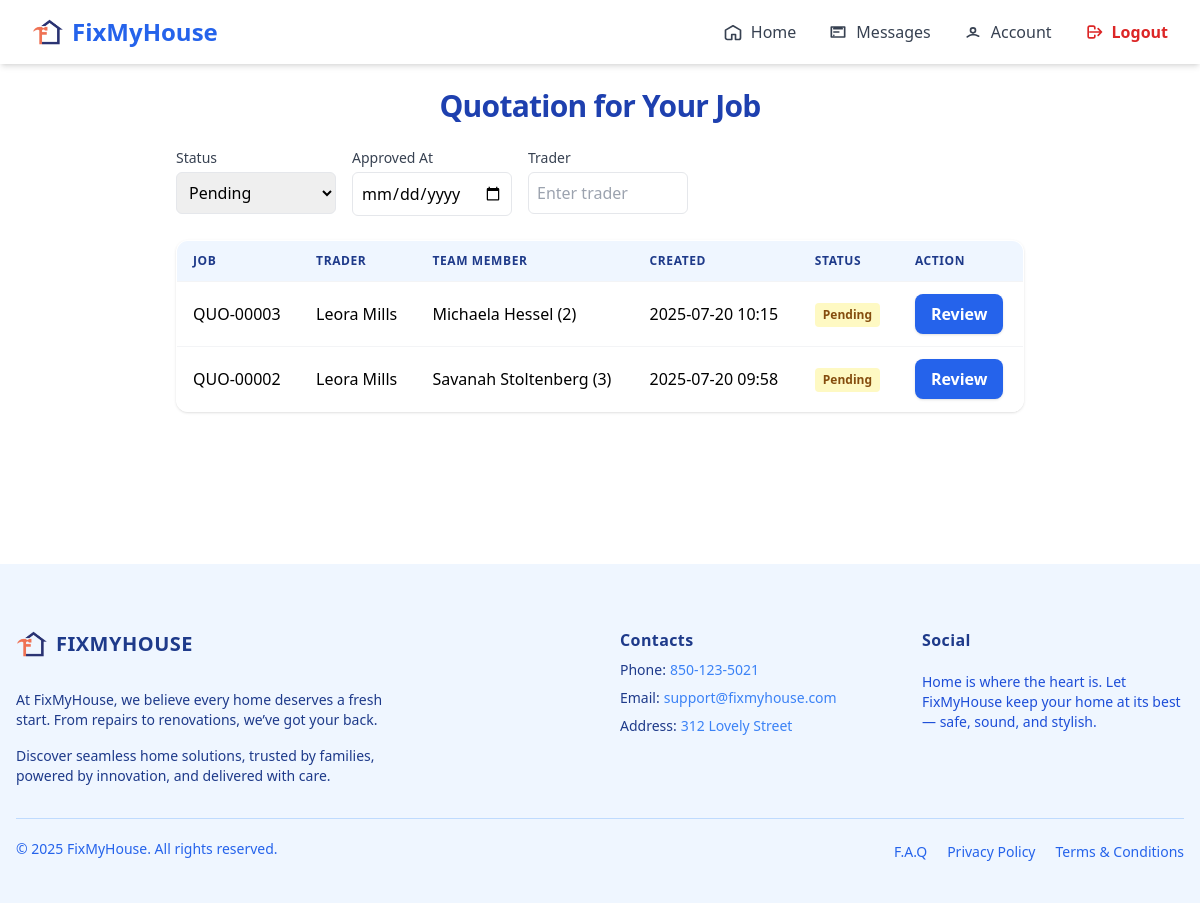
Page /agent/bids/ (signed in) on the earlier database version.
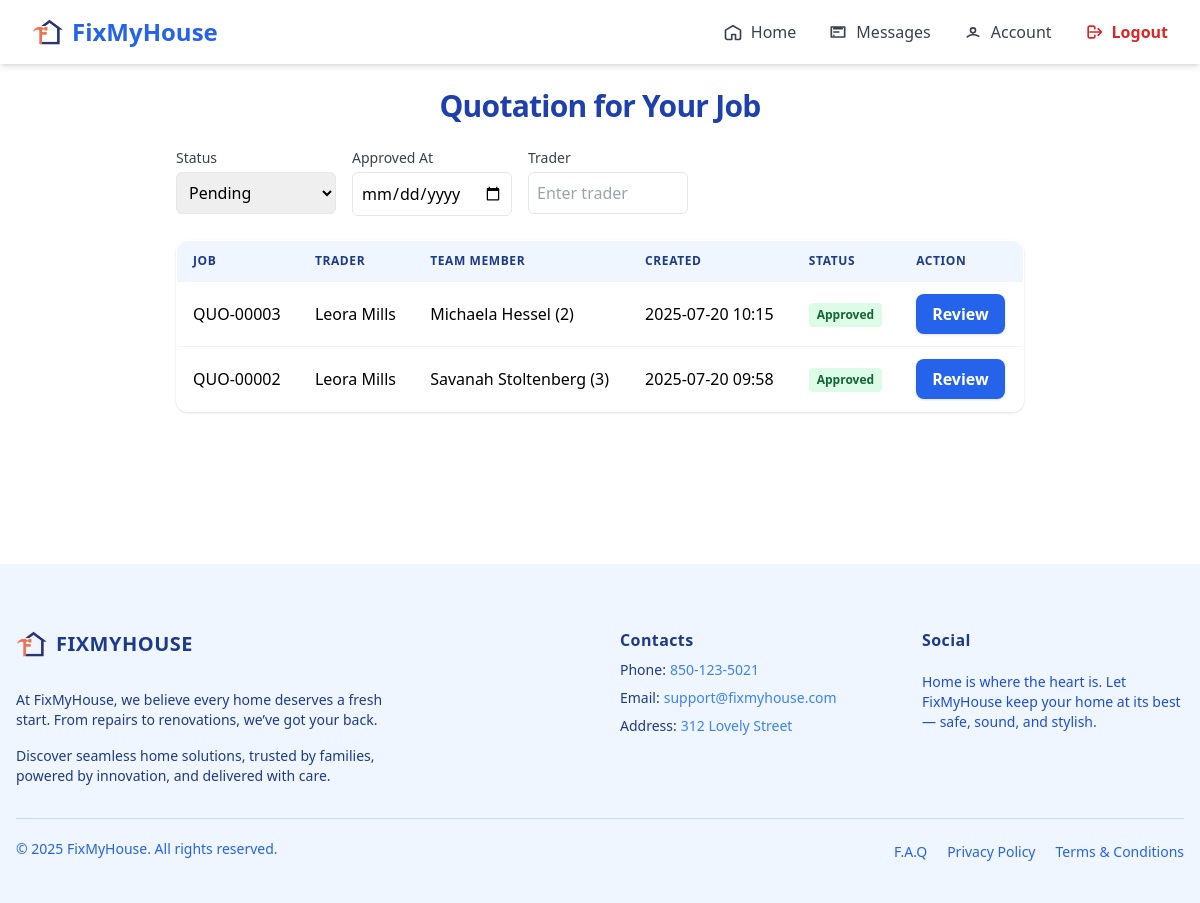
Same page on the later database version.
### trader/models/biddingTrader.py (models this page shows, shortened)
class Bidding(models.Model):
    trader = models.ForeignKey(TraderRegistration, on_delete=models.CASCADE, related_name='bid_trader')
    agent = models.ForeignKey(AgentRegister, on_delete=models.SET_NULL, null=True, blank=True, related_name='bid_agent')
    jobs = models.ForeignKey(Jobs, on_delete=models.SET_NULL, null=True, blank=True, related_name='jobs_related')
    team_member = models.ForeignKey(TeamMember, on_delete=models.SET_NULL, null=True, blank=True, related_name='teams_related')
    labour_per_hour = models.DecimalField(max_digits=10, decimal_places=2, null=True, blank=True)
    callout_rate = models.DecimalField(max_digits=10, decimal_places=2, null=True, blank=True)
    parts_qty = models.PositiveIntegerField(default=0)
    parts_unit_price = models.DecimalField(max_digits=10, decimal_places=2, default=0)
    hours = models.DecimalField(max_digits=5, decimal_places=2, default=0)
    appliance_model_price = models.DecimalField(max_digits=10, decimal_places=2, default=0)
    appliance_model = models.CharField(max_length=100, blank=True, null=True)
    notes = models.TextField(blank=True, null=True)
    created_at = models.DateTimeField(auto_now_add=True)
    is_approved = models.BooleanField(null=True, blank=True, default=None, help_text="None=pending, True=approved, False=rejected")
    is_active = models.BooleanField(null=True, blank=True, default=True)
    approved_at = models.DateField(auto_now_add=True, null=True, blank=True)
    approved_by = models.ForeignKey(AgentRegister, on_delete=models.SET_NULL, null=True, blank=True, related_name='approved_bids')
    approval_notes = models.TextField(blank=True, null=True)

### trader/models/jobs.py (models this page shows, shortened)
class Jobs(models.Model):
    agent = models.ForeignKey(AgentRegister, on_delete=models.CASCADE, related_name='jobs_agent')
    trader = models.ForeignKey(TraderRegistration, on_delete=models.SET_NULL, null=True, blank=True, related_name='jobs_trader')
    property = models.ForeignKey(Property, on_delete=models.SET_NULL, null=True, blank=True, related_name='jobs_property')
    STATUS_CHOICES = [
        ('quoted', 'Quoted'),
        ('confirmed', 'Confirmed'),
        ('approved', 'Approved'),
        ('scheduled', 'Scheduled'),
    ]
    address = models.TextField(blank=True, null=True)
    category = models.ForeignKey(Services, on_delete=models.SET_NULL, null=True, blank=True, related_name='category_services')
    renter = models.CharField(max_length=100, null=True, blank=True)
    priority = models.BooleanField(default=False)  # True = High Priority
    job_code = models.CharField(max_length=20, unique=True)
    notes = models.TextField()
    status = models.CharField(max_length=20, choices=STATUS_CHOICES, default='quoted')
    quoted_at = models.DateTimeField(default=timezone.now)
    confirmed_at = models.DateTimeField(null=True, blank=True)
    approved_at = models.DateTimeField(null=True, blank=True)
    scheduled_at = models.DateTimeField(null=True, blank=True)
    is_active = models.BooleanField(null=True, blank=True, default=True)
    issue_found_at = models.DateTimeField(null=True, blank=True)
    renter_availability = models.DateTimeField(null=True, blank=True)
    issue_been_fixed_before = models.BooleanField(default=False)
    def __str__(self):
        return self.job_code

### trader/models/registerTrader.py (models this page shows, shortened)
class TraderRegistration(models.Model):
    user = models.OneToOneField(User, on_delete=models.CASCADE, null=True, blank=True)
    name = models.CharField(max_length=255)
    email = models.EmailField()
    phone = models.CharField(max_length=50)
    password = models.CharField(max_length=255, null=True, blank=True)
    COMPANY_TYPE_CHOICES = [
        ('sole_trader', 'Sole Trader'),
        ('company', 'Company'),
    ]
    INDUSTRIES_CHOICES = [
        ('air_conditioning', 'Air Conditioning'),
        ('cleaning', 'Cleaning'),
        ('electrical', 'Electrical'),
        ('gardening', 'Gardening'),
        ('general_merchandise', 'General Merchandise'),
        ('glazing', 'Glazing'),
        ('pest_control', 'Pest Control'),
        ('plumbing-gas', 'Plumbing / Gas'),
        ('tree_cutting', 'Tree Cutting'),
        ('steel_works', 'Steel Works'),
    ]
    company_type = models.CharField(max_length=100, choices=COMPANY_TYPE_CHOICES, default='company')
    company_name = models.CharField(max_length=255, blank=True, null=True)
    company_address = models.CharField(max_length=255, blank=True, null=True)
    company_email = models.EmailField(blank=True, null=True)
    company_landline = models.CharField(max_length=50, blank=True, null=True)
    gst_registered = models.BooleanField(default=False)
    abn = models.CharField(max_length=20, blank=True, null=True)
    industry = models.CharField(max_length=100, choices=INDUSTRIES_CHOICES, blank=True, null=True)
    state = models.CharField(max_length=100, blank=True)
    municipality = models.CharField(max_length=100, blank=True)
    city = models.CharField(max_length=100, blank=True)
    address_line_1 = models.CharField(max_length=255, blank=True, null=True)
    address_line_2 = models.CharField(max_length=255, blank=True, null=True)
    postal_code = models.CharField(max_length=20, blank=True)
    def __str__(self):
        return self.name

### trader/models/teamMember.py (models this page shows)
class TeamMember(models.Model):
    trader = models.ForeignKey(TraderRegistration,
        on_delete=models.CASCADE, related_name='team_members')
    teamName = models.CharField(max_length=255)
    position = models.CharField(max_length=100)
    labour_rate_per_hour = models.DecimalField(max_digits=8, decimal_places=2, null=True, blank=True)
    callout_rate = models.DecimalField(max_digits=8, decimal_places=2, null=True, blank=True)
    contact_number = models.CharField(max_length=50, blank=True)
    email = models.EmailField(blank=True)
    active_postal_codes = models.CharField(max_length=255, blank=True)  # Comma-separated
    holidays = models.JSONField(blank=True, default=list)  # Store as comma-separated dates or JSON
    time_in = models.TimeField(null=True, blank=True)
    time_out = models.TimeField(null=True, blank=True)
    IsWorkInHoliday = models.BooleanField(default=False)
    holidayTime_in = models.TimeField(null=True, blank=True)
    holidayTime_out = models.TimeField(null=True, blank=True)
    def __str__(self):
        return f"{self.teamName} ({self.id})"

### agent/views/biddingList.py (the view)
# urls.py: path('bids/', AgentBidListView.as_view(), name='agent_bid_list'),
@method_decorator([login_required, agent_required], name='dispatch')
class AgentBidListView(ListView):
    model = Bidding
    template_name = 'components/home/agent_bid_list.html'
    context_object_name = 'bids'
    def get_queryset(self):
        queryset = super().get_queryset()
        queryset = queryset.filter(is_active=True)
        trader = self.request.GET.get('trader')
        is_approved = self.request.GET.get('status')
        approved_at = self.request.GET.get('approved_at')
        if trader:
            queryset = queryset.filter(trader__name__icontains=trader)
        if approved_at:
            queryset = queryset.filter(approved_at=approved_at)
        if is_approved == 'true':
            queryset = queryset.filter(is_approved=True)
        elif is_approved == 'false':
            queryset = queryset.filter(is_approved=False)
        elif is_approved == '':
            queryset = queryset.filter(is_approved__isnull=True)
        return queryset.order_by('-created_at')
    def get_context_data(self, **kwargs):
        context = super().get_context_data(**kwargs)
        context['status_options'] = {
            '': 'Pending',
            'true': 'Approved',
            'false': 'Rejected',
        }
        context['filter_trader'] = self.request.GET.get('trader', '')
        context['filter_is_approved'] = self.request.GET.get('status', '')
        context['filter_approved_at'] = self.request.GET.get('approved_at', '')
        return context

### agent/templates/components/home/agent_bid_list.html (shortened to what this page needs)
{% extends "baseAgent.html" %}
{% block content %}
{% include 'components/home/navigatorBaseAgent.html' %}
<main class="max-w-4xl mx-auto p-4 sm:p-6 mb-[8rem]">
  <h2 class="text-2xl sm:text-3xl font-bold text-blue-800 mb-6 text-center tracking-tight">Quotation for Your Job</h2>
  <form method="GET" class="mb-6">
    <div class="flex flex-col md:flex-row gap-4">
      <div>
        <label for="status" class="block text-sm font-medium text-gray-700">Status</label>
        <select name="status" id="status" class="mt-1 p-2 border rounded-md w-full md:w-40" onchange="this.form.submit()">
          {% for key, label in status_options.items %}
            <option value="{{ key }}" {% if key == filter_is_approved %}selected{% endif %}>{{ label }}</option>
          {% endfor %}
      </select>
      </div>
      <div>
        <label for="priority" class="block text-sm font-medium text-gray-700">Approved At</label>
        <input type="date" name="approved_at" id="approved_at" class="mt-1 p-2 border rounded-md w-full md:w-40" value="{{ filter_approved_at }}" onchange="this.form.submit()">
      </div>
      <div>
        <label for="trader" class="block text-sm font-medium text-gray-700">Trader</label>
        <input type="text" name="trader" id="trader" value="{{ filter_trader }}"
          class="mt-1 p-2 border rounded-md w-full md:w-40"
          placeholder="Enter trader"
          onchange="this.form.submit()">
      </div>
    </div>
  </form>
  <div class="space-y-4">
      <div class="hidden lg:block overflow-x-auto rounded-xl shadow">
        <table class="min-w-full bg-white border border-gray-200 rounded-xl overflow-hidden">
          <thead class="bg-blue-50">
            <tr>
              <th class="px-4 py-3 text-left text-xs font-semibold text-blue-900 uppercase tracking-wider">Job</th>
              <th class="px-4 py-3 text-left text-xs font-semibold text-blue-900 uppercase tracking-wider">Trader</th>
              <th class="px-4 py-3 text-left text-xs font-semibold text-blue-900 uppercase tracking-wider">Team Member</th>
              <th class="px-4 py-3 text-left text-xs font-semibold text-blue-900 uppercase tracking-wider">Created</th>
              <th class="px-4 py-3 text-left text-xs font-semibold text-blue-900 uppercase tracking-wider">Status</th>
              <th class="px-4 py-3 text-left text-xs font-semibold text-blue-900 uppercase tracking-wider">Action</th>
            </tr>
          </thead>
          <tbody>
            {% for bid in bids %}
            <tr class="border-t border-gray-100 hover:bg-blue-50 transition">
              <td class="px-4 py-3 whitespace-nowrap">{{ bid.jobs }}</td>
              <td class="px-4 py-3 whitespace-nowrap">{{ bid.trader }}</td>
              <td class="px-4 py-3 whitespace-nowrap">{{ bid.team_member }}</td>
              <td class="px-4 py-3 whitespace-nowrap">{{ bid.created_at|date:"Y-m-d H:i" }}</td>
              <td class="px-4 py-3">
                {% if bid.is_approved is None %}
                  <span class="inline-block px-2 py-1 text-xs font-semibold rounded bg-yellow-100 text-yellow-800">Pending</span>
                {% elif bid.is_approved %}
                  <span class="inline-block px-2 py-1 text-xs font-semibold rounded bg-green-100 text-green-800">Approved</span>
                {% else %}
                  <span class="inline-block px-2 py-1 text-xs font-semibold rounded bg-red-100 text-red-800">Rejected</span>
                {% endif %}
              </td>
              <td class="px-4 py-3">
                <a href="{% url 'bidding_approval' bid.pk %}" class="inline-block bg-blue-600 text-white px-4 py-2 rounded-lg font-semibold hover:bg-blue-700 shadow transition">Review</a>
              </td>
            </tr>
            {% empty %}
            <tr><td colspan="6" class="text-center py-4">No bids found.</td></tr>
            {% endfor %}
          </tbody>
        </table>
      </div>
    </div>
</main>
{% include 'components/footerAgent.html' %}
{% endblock %}

Differences in the rows shown:
changed Bidding "QUO-00003": is_approved "Pending" → "Approved"
changed Bidding "QUO-00002": is_approved "Pending" → "Approved"
